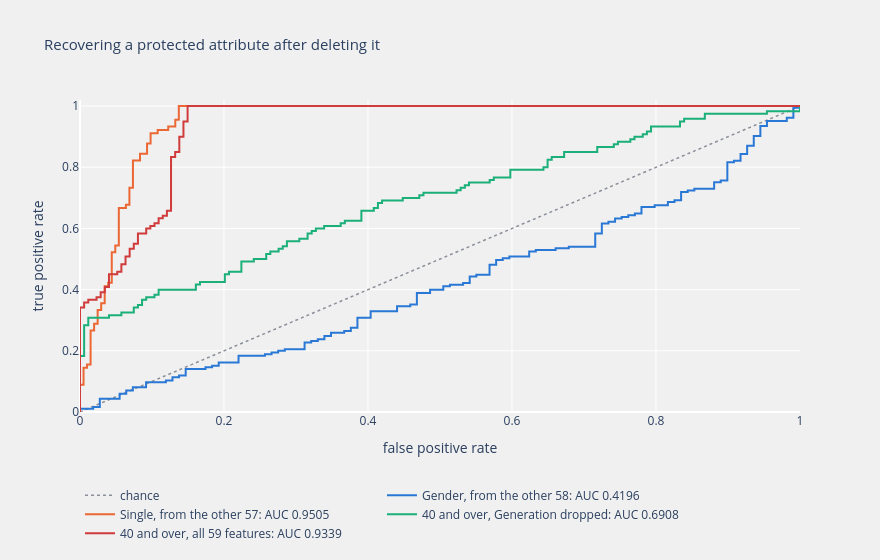

Notebook code cell kept with this figure:
### Code cell
traces = [go.Scatter(x=[0, 1], y=[0, 1], mode='lines', name='chance',
                     line=dict(color=GRAY, width=1.5, dash='dot'),
                     hoverinfo='skip')]
for colour, probe in zip([BLUE, ORANGE, GREEN, RED], probes):
    traces.append(go.Scatter(
        x=probe['fpr'], y=probe['tpr'], mode='lines',
        name='%s: AUC %.4f' % (probe['label'], probe['auc']),
        line=dict(color=colour, width=2),
        hovertemplate=('<b>' + probe['label'] + '</b>'
                       '<br>false positive rate: %{x:.4f}'
                       '<br>true positive rate: %{y:.4f}<extra></extra>')))

layout = go.Layout(dict(
    title=dict(text='Recovering a protected attribute after deleting it',
               font=dict(size=15)),
    height=560, width=880,
    xaxis=dict(title='false positive rate', range=[0, 1]),
    yaxis=dict(title='true positive rate', range=[0, 1.02]),
    plot_bgcolor='rgba(240, 240, 240, 0.95)',
    paper_bgcolor='rgba(240, 240, 240, 0.95)',
    legend=dict(orientation='h', y=-0.22)))
py.iplot(go.Figure(data=traces, layout=layout))
